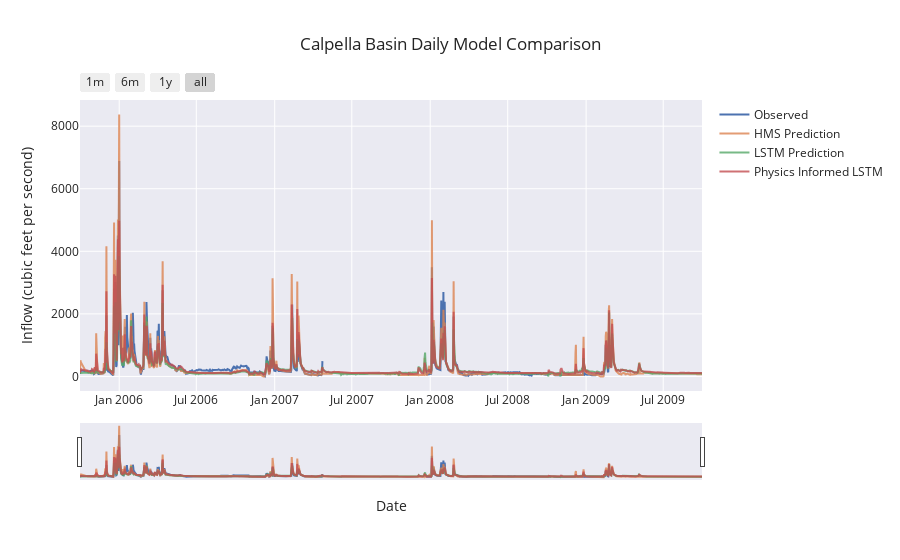

The notebook cell this image was saved under:
### Code cell
fancyCombinedPlot(lstm_results=lstm_results_path_ext, lstmPhysics_results= lstmPhysics_results_path_ext, HMS_results=path_to_physics_data, title='Calpella Basin Daily Model Comparison', fName = "calpella_daily_metrics.csv")

### Figure 1 — Plotly figure (JSON) as saved in the notebook; plotly's stock layout.template omitted (floating-point values rounded to 4 significant figures; data arrays with more than 128 entries replaced by an {"elided": "..."} marker saying what was removed)
{"data": [{"mode": "lines", "name": "Observed", "type": "scatter", "x": {"elided": "1461 str values"}, "y": {"elided": "1461 float values"}}, {"mode": "lines", "name": "HMS Prediction", "opacity": 0.8, "type": "scatter", "x": {"elided": "1461 str values"}, "y": {"elided": "1461 float values"}}, {"mode": "lines", "name": "LSTM Prediction", "opacity": 0.8, "type": "scatter", "x": {"elided": "1461 str values"}, "y": {"elided": "1461 float values"}}, {"mode": "lines", "name": "Physics Informed LSTM", "opacity": 0.8, "type": "scatter", "x": {"elided": "1461 str values"}, "y": {"elided": "1461 float values"}}], "layout": {"autosize": true, "hovermode": "x unified", "title": {"text": "Calpella Basin Daily Model Comparison"}, "xaxis": {"autorange": true, "range": ["2005-10-01", "2009-09-30"], "rangeselector": {"buttons": [{"count": 1, "label": "1m", "step": "month", "stepmode": "backward"}, {"count": 6, "label": "6m", "step": "month", "stepmode": "backward"}, {"count": 1, "label": "1y", "step": "year", "stepmode": "backward"}, {"step": "all"}]}, "rangeslider": {"autorange": true, "range": ["2005-10-01", "2009-09-30"], "visible": true, "yaxis": {"_template": null, "rangemode": "match"}}, "title": {"text": "Date"}, "type": "date"}, "yaxis": {"autorange": true, "range": [-465.1, 8836.0], "title": {"text": "Inflow (cubic feet per second)"}, "type": "linear"}}}
